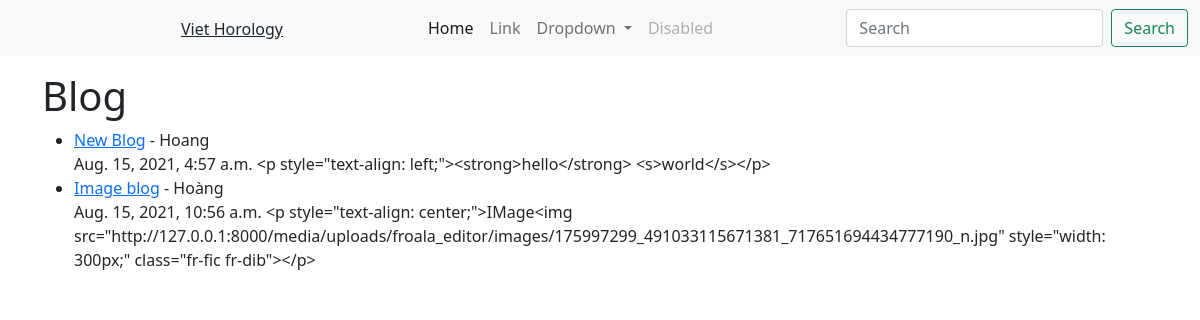
The page / on the database its author committed.
### Blog/models.py (models this page shows, shortened)
class BlogModel(models.Model):
    title = models.CharField(max_length=100)
    author = models.CharField(max_length=100)
    create_at= models.DateTimeField(auto_now_add=True)
    upload_to = models.DateTimeField(auto_now=True)
    slug= models.SlugField(max_length=100,null=True, blank=True)
    content = FroalaField()
    image = models.ImageField(upload_to='blog')

### Blog/views.py (the view)
# urls.py: path('', HomeView.as_view(), name='home'),
class HomeView(ListView):
    model = BlogModel
    template_name = 'home.html'

### Blog/templates/home.html (shortened to what this page needs)
{%extends 'base.html'%}
{% block content%}
<h1>Blog</h1>
<ul>
{% for blog in object_list%}
        <li><a href="{%url 'article_detail' blog.slug%}">{{blog.title}}</a> - {{blog.author}} <br/>
        {{blog.create_at}}
        {{blog.content}}</li>
{% endfor%}
</ul>
{%endblock%}

### Blog/templates/base.html (shortened to what this page needs)
<!doctype html>
<html lang="en">
  <head>
    <link href="https://cdn.jsdelivr.net/npm/bootstrap@5.1.0/dist/css/bootstrap.min.css" rel="stylesheet">
  </head>
  <body>
    <nav class="navbar navbar-expand-lg navbar-light bg-light">
      <div class="container-fluid">
        <a class="navbar-brand" href="#"><div class="col-4 logo-box text-center">
          <a class="blog-header-logo text-dark" href="{%url 'home'%}">Viet Horology</a>
        </div></a>
        <div class="collapse navbar-collapse" id="navbarSupportedContent">
          <ul class="navbar-nav me-auto mb-2 mb-lg-0">
            <li class="nav-item">
              <a class="nav-link active" aria-current="page" href="{%url 'home'%}">Home</a>
            </li>
            <li class="nav-item">
              <a class="nav-link" href="#">Link</a>
            </li>
            <li class="nav-item dropdown">
              <a class="nav-link dropdown-toggle" href="#" id="navbarDropdown" role="button" data-bs-toggle="dropdown" aria-expanded="false">
                Dropdown
              </a>
            </li>
            <li class="nav-item">
              <a class="nav-link disabled" href="#" tabindex="-1" aria-disabled="true">Disabled</a>
            </li>
          </ul>
          <form class="d-flex">
            <input class="form-control me-2" type="search" placeholder="Search" aria-label="Search">
            <button class="btn btn-outline-success" type="submit">Search</button>
          </form>
        </div>
      </div>
    </nav>
    <dir class="container">
            {% block content%}
            {%endblock%}
        </dir>
  </body>
</html>

### rows shown on the page
BlogModel: title "New Blog", author "Hoang", create_at "Aug. 15, 2021, 4:57 a.m.", content "<p style=\"text-align: left;\"><strong>hello</strong> <s>world</s></p>"
BlogModel: title "Image blog", author "Hoàng", create_at "Aug. 15, 2021, 10:56 a.m.", content "<p style=\"text-align: center;\">IMage<img src=\"http://127.0.0.1:8000/media/uploads/froala_editor/images/175997299_491033115671381_717651694434777190_n.jpg\" style=\"width: 300px;\" class=\"fr-fic fr-dib\"></p>"
